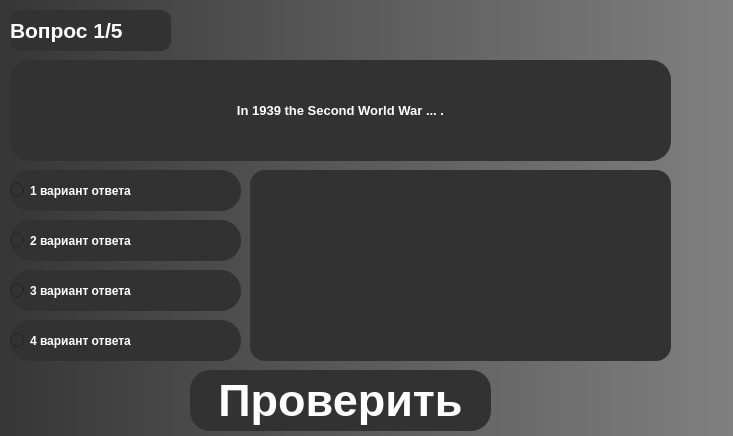
<?xml version="1.0" encoding="UTF-8"?>
<ui version="4.0">
 <class>MainWindow</class>
 <widget class="QMainWindow" name="MainWindow">
  <property name="geometry">
   <rect>
    <x>0</x>
    <y>0</y>
    <width>733</width>
    <height>436</height>
   </rect>
  </property>
  <property name="windowTitle">
   <string>MyTenses</string>
  </property>
  <widget class="QWidget" name="centralwidget">
   <property name="styleSheet">
    <string notr="true">QWidget
{
    color: #aaa;
   background-color: qlineargradient(spread:pad, x1:0, y1:0, x2:1, y2:0, stop:0 rgb(54, 54, 54), stop:1 rgb(128, 128, 128));

}

QPushButton
{
    color: rgb(255, 255, 255);
background-color: #323232;
	
    width: 75px;
    height: 50px;
	font-size: 45px;
	border-radius: 20px;                     /* &lt;----  20px  */ 
	font: &quot;Microsoft YaHei UI&quot;;
	font-weight: bold;
}

QPushButton:hover
{
    background-color: silver;

}

</string>
   </property>
   <widget class="QLabel" name="label_2">
    <property name="geometry">
     <rect>
      <x>10</x>
      <y>60</y>
      <width>661</width>
      <height>101</height>
     </rect>
    </property>
    <property name="font">
     <font>
      <pointsize>10</pointsize>
      <weight>75</weight>
      <italic>false</italic>
      <bold>true</bold>
     </font>
    </property>
    <property name="styleSheet">
     <string notr="true">QLabel
{
   color: rgb(255, 255, 255);
	background-color: #323232;
    border-radius: 20px;                     /* &lt;----  20px  */ 
	font:
 &quot;Microsoft YaHei UI&quot;;
	font-weight: bold;
}</string>
    </property>
    <property name="text">
     <string>In 1939 the Second World War ... .</string>
    </property>
    <property name="alignment">
     <set>Qt::AlignCenter</set>
    </property>
   </widget>
   <widget class="QLabel" name="label_3">
    <property name="geometry">
     <rect>
      <x>10</x>
      <y>10</y>
      <width>161</width>
      <height>41</height>
     </rect>
    </property>
    <property name="font">
     <font>
      <pointsize>16</pointsize>
      <weight>75</weight>
      <italic>false</italic>
      <bold>true</bold>
     </font>
    </property>
    <property name="styleSheet">
     <string notr="true">QLabel
{
   color: rgb(255, 255, 255);
	background-color: #323232;
    border-radius: 10px;                     /* &lt;----  20px  */ 
	font: &quot;Microsoft YaHei UI&quot;;
	font-weight: bold;
}</string>
    </property>
    <property name="text">
     <string>Вопрос 1/5</string>
    </property>
   </widget>
   <widget class="QRadioButton" name="radioButton">
    <property name="geometry">
     <rect>
      <x>10</x>
      <y>170</y>
      <width>231</width>
      <height>41</height>
     </rect>
    </property>
    <property name="styleSheet">
     <string notr="true">QRadioButton
{
   color: rgb(255, 255, 255);
	background-color: #323232;
    border-radius: 20px;                     /* &lt;----  20px  */ 
	font: &quot;Microsoft YaHei UI&quot;;
	font-weight: bold;
}</string>
    </property>
    <property name="text">
     <string>1 вариант ответа</string>
    </property>
    <attribute name="buttonGroup">
     <string notr="true">buttonGroup</string>
    </attribute>
   </widget>
   <widget class="QRadioButton" name="radioButton_2">
    <property name="geometry">
     <rect>
      <x>10</x>
      <y>220</y>
      <width>231</width>
      <height>41</height>
     </rect>
    </property>
    <property name="styleSheet">
     <string notr="true">QRadioButton
{
   color: rgb(255, 255, 255);
	background-color: #323232;
    border-radius: 20px;                     /* &lt;----  20px  */ 
	font: &quot;Microsoft YaHei UI&quot;;
	font-weight: bold;
}</string>
    </property>
    <property name="text">
     <string>2 вариант ответа</string>
    </property>
    <attribute name="buttonGroup">
     <string notr="true">buttonGroup</string>
    </attribute>
   </widget>
   <widget class="QRadioButton" name="radioButton_3">
    <property name="geometry">
     <rect>
      <x>10</x>
      <y>270</y>
      <width>231</width>
      <height>41</height>
     </rect>
    </property>
    <property name="styleSheet">
     <string notr="true">QRadioButton
{
   color: rgb(255, 255, 255);
	background-color: #323232;
    border-radius: 20px;                     /* &lt;----  20px  */ 
	font: &quot;Microsoft YaHei UI&quot;;
	font-weight: bold;
}</string>
    </property>
    <property name="text">
     <string>3 вариант ответа</string>
    </property>
    <attribute name="buttonGroup">
     <string notr="true">buttonGroup</string>
    </attribute>
   </widget>
   <widget class="QRadioButton" name="radioButton_4">
    <property name="geometry">
     <rect>
      <x>10</x>
      <y>320</y>
      <width>231</width>
      <height>41</height>
     </rect>
    </property>
    <property name="styleSheet">
     <string notr="true">QRadioButton
{
   color: rgb(255, 255, 255);
	background-color: #323232;
    border-radius: 20px;                     /* &lt;----  20px  */ 
	font: &quot;Microsoft YaHei UI&quot;;
	font-weight: bold;
}</string>
    </property>
    <property name="text">
     <string>4 вариант ответа</string>
    </property>
    <attribute name="buttonGroup">
     <string notr="true">buttonGroup</string>
    </attribute>
   </widget>
   <widget class="QPushButton" name="pushButton">
    <property name="geometry">
     <rect>
      <x>190</x>
      <y>370</y>
      <width>301</width>
      <height>61</height>
     </rect>
    </property>
    <property name="text">
     <string>Проверить</string>
    </property>
   </widget>
   <widget class="QPlainTextEdit" name="plainTextEdit">
    <property name="geometry">
     <rect>
      <x>250</x>
      <y>170</y>
      <width>421</width>
      <height>191</height>
     </rect>
    </property>
    <property name="styleSheet">
     <string notr="true">QPlainTextEdit
{
   color: rgb(255, 255, 255);
	background-color: #323232;
    border-radius: 15px;                     /* &lt;----  20px  */ 
	font:
 &quot;Microsoft YaHei UI&quot;;
	font-weight: bold;
}</string>
    </property>
    <property name="plainText">
     <string/>
    </property>
   </widget>
  </widget>
 </widget>
 <resources/>
 <connections/>
 <buttongroups>
  <buttongroup name="buttonGroup"/>
 </buttongroups>
</ui>
